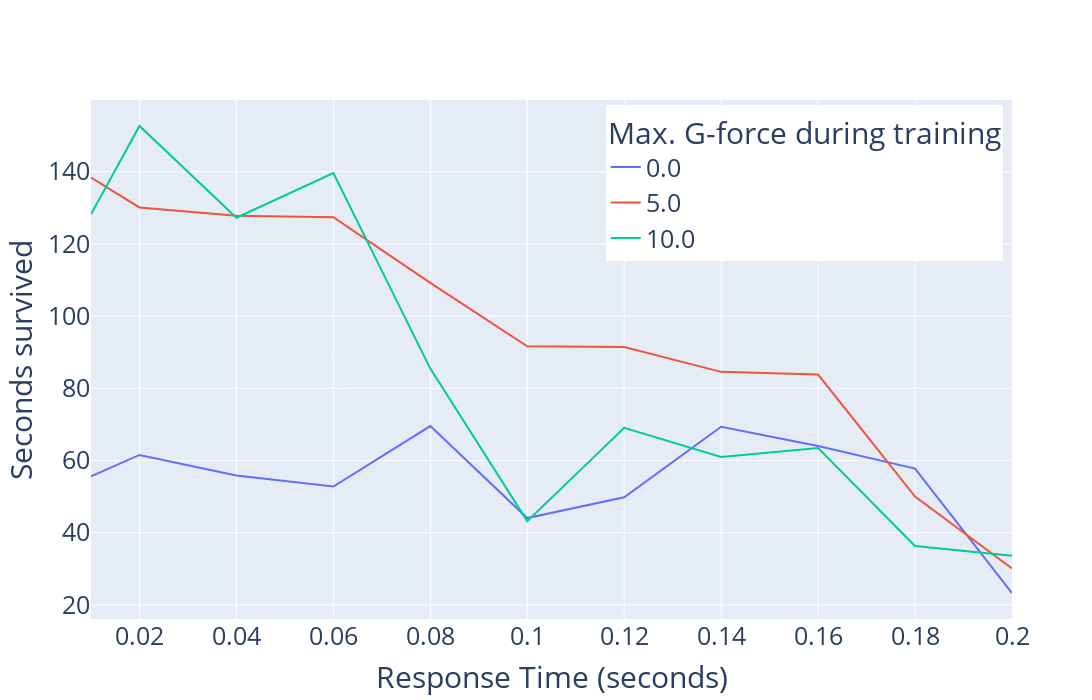

Here is the notebook cell this chart was saved with:
### Code cell
fig = go.Figure()
fig.add_trace(go.Scatter(x=response_times, y=rewards_mean.T[0.0], mode='lines', name='0.0'))
fig.add_trace(go.Scatter(x=response_times, y=rewards_mean.T[5.0], mode='lines', name='5.0'))
fig.add_trace(go.Scatter(x=response_times, y=rewards_mean.T[10.0], mode='lines', name='10.0'))

fig.update_layout(
#     title='Average evaluation seconds for response times vs max. pertubation during training',
    xaxis_title="Response Time (seconds)",
    yaxis_title="Seconds survived",
    xaxis_side='bottom',
    legend_title="Max. G-force during training",
    font=dict(size=25),
    legend=dict(
        yanchor="top",
        y=0.99,
        xanchor="right",
        x=0.99
    ),
    height=700,
    width=1600
)
fig.show()

### Figure 1 — Plotly figure (JSON) as saved in the notebook; plotly's stock layout.template omitted (floating-point values rounded to 4 significant figures)
{"data": [{"mode": "lines", "name": "0.0", "type": "scatter", "x": [0.01, 0.02, 0.04, 0.06, 0.08, 0.1, 0.12, 0.14, 0.16, 0.18, 0.2], "y": [55.61, 61.54, 55.83, 52.77, 69.54, 44.05, 49.83, 69.34, 64.04, 57.76, 23.28]}, {"mode": "lines", "name": "5.0", "type": "scatter", "x": [0.01, 0.02, 0.04, 0.06, 0.08, 0.1, 0.12, 0.14, 0.16, 0.18, 0.2], "y": [138.4, 130.1, 127.8, 127.4, 109.2, 91.65, 91.44, 84.56, 83.81, 49.99, 30.06]}, {"mode": "lines", "name": "10.0", "type": "scatter", "x": [0.01, 0.02, 0.04, 0.06, 0.08, 0.1, 0.12, 0.14, 0.16, 0.18, 0.2], "y": [128.2, 152.7, 127.3, 139.6, 85.46, 43.21, 69.07, 61.0, 63.44, 36.33, 33.64]}], "layout": {"font": {"size": 25}, "height": 700, "legend": {"title": {"text": "Max. G-force during training"}, "x": 0.99, "xanchor": "right", "y": 0.99, "yanchor": "top"}, "width": 1600, "xaxis": {"autorange": true, "range": [0.01, 0.2], "side": "bottom", "title": {"text": "Response Time (seconds)"}, "type": "linear"}, "yaxis": {"autorange": true, "range": [16.09, 159.9], "title": {"text": "Seconds survived"}, "type": "linear"}}}
